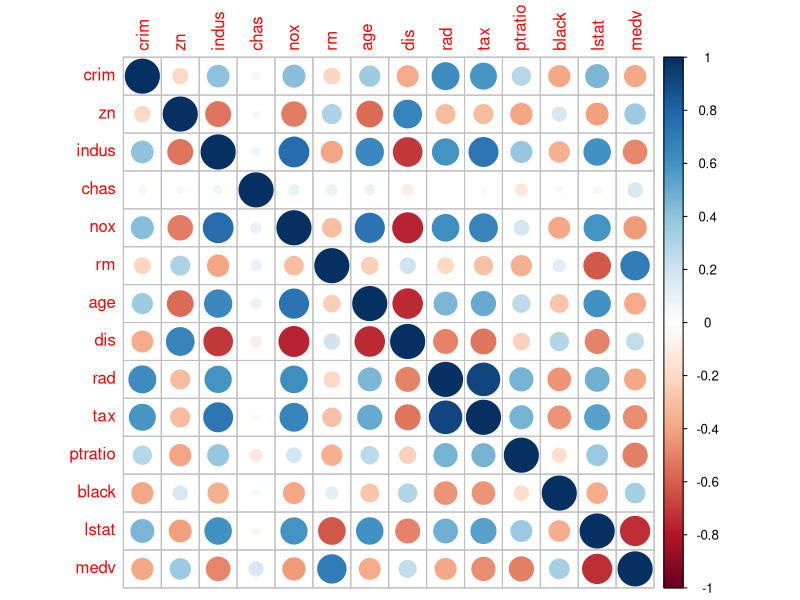
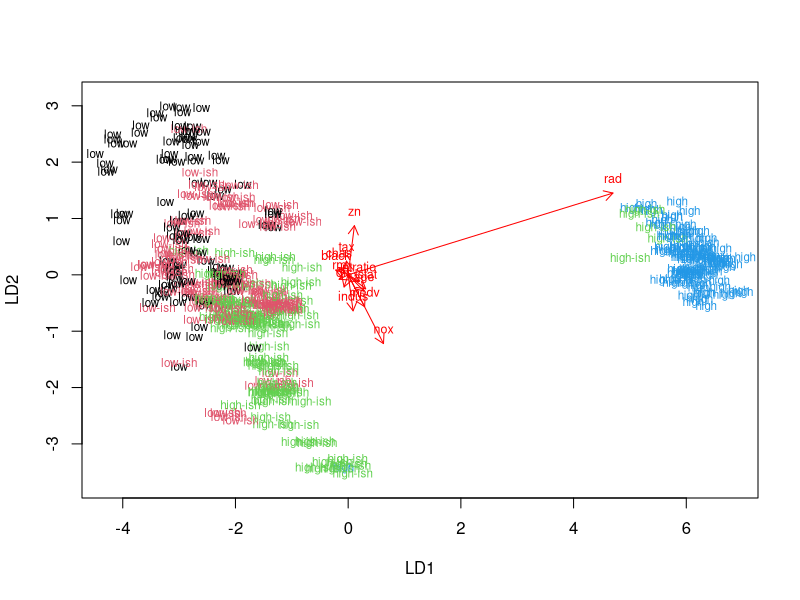
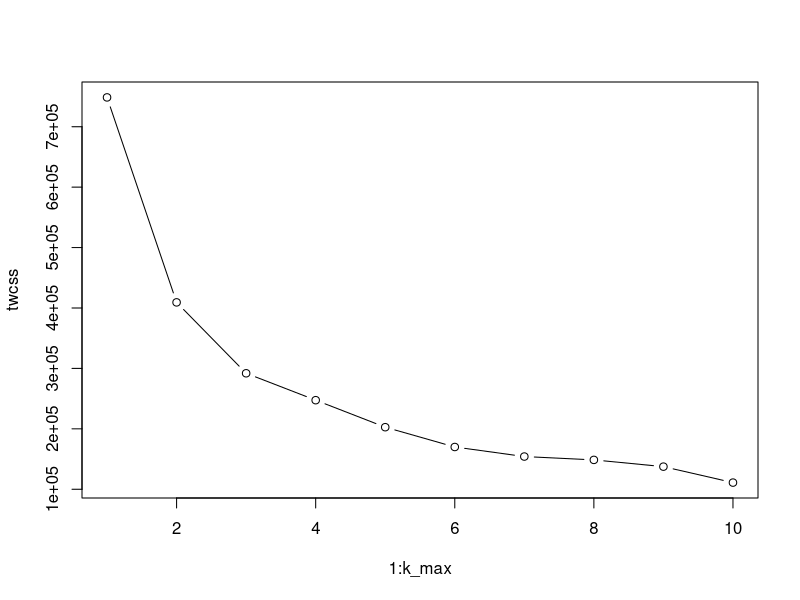
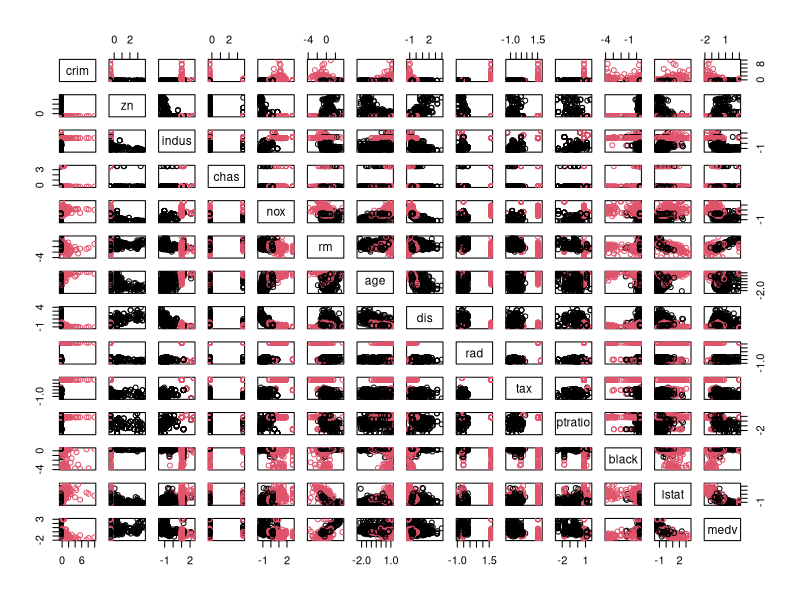

R code for these plots, in order:
## ---- chunk 1
library(MASS)
data("Boston")
str(Boston);View(Boston)
## ---- chunk 2
summary(Boston)
## ---- chunk 3
library("corrplot");library("tidyverse")
(matriisi<-cor(Boston)) %>% corrplot(method="circle")
## ---- chunk 4
Boston.unscaled<-Boston #Backing up the unscaled version
Boston<-scale(Boston)
summary(Boston)
## ---- chunk 5
Boston<-as.data.frame(Boston)
(kvantiilit<-quantile(Boston$crim))
Boston$crime.factor<-cut(Boston$crim, kvantiilit, include.lowest = TRUE, labels=c("low","low-ish","high-ish","high"))
Boston<-Boston[,-1]
## ---- chunk 6
set.seed(10)
TrainingRows<-sample(nrow(Boston),size=nrow(Boston)*.8) #Randomly select 80% of all rows
TrainingSet<-Boston[TrainingRows,] #Create training set
TestingSet<-Boston[-TrainingRows,] #Create testing set
head(TrainingSet)
head(TestingSet)
## ---- chunk 7
(lda.fit<-lda(crime.factor ~ ., data = TrainingSet))
## ---- chunk 8
lda.arrows <- function(x, myscale = 1, arrow_heads = 0.1, color = "red", tex = 0.75, choices = c(1,2)){
  heads <- coef(x)
  arrows(x0 = 0, y0 = 0, 
         x1 = myscale * heads[,choices[1]], 
         y1 = myscale * heads[,choices[2]], col=color, length = arrow_heads)
  text(myscale * heads[,choices], labels = row.names(heads), 
       cex = tex, col=color, pos=3)
}
classes <- as.numeric(TrainingSet$crime.factor)
plot(lda.fit, dimen = 2, col=classes, pch=classes);lda.arrows(lda.fit, myscale = 1.5)
## ---- chunk 9
correct.classes<-TestingSet$crime.factor
TestingSet<-TestingSet[,which(colnames(TestingSet)!="crime.factor")]
## ---- chunk 10
lda.pred <- predict(lda.fit, newdata = TestingSet)
## ---- chunk 11
table(real = correct.classes, predicted = lda.pred$class)
## ---- chunk 12
Boston.adulterated<-Boston #Back up the version in which crime is a factor.
Boston<-as.data.frame(scale(Boston.unscaled)) #Scale the original version of Boston and make sure the result is a data frame:
head(Boston)
## ---- chunk 13
dist_eu<-dist(Boston)
## ---- chunk 14
k_max <- 10;twcss <- sapply(1:k_max, function(k){kmeans(dist_eu, k)$tot.withinss});plot(1:k_max, twcss, type='b')
## ---- chunk 15
km <-kmeans(dist_eu, centers = 2)
pairs(Boston, col = km$cluster)
## ---- chunk 16
km4<-kmeans(dist_eu, centers = 4)
Boston$cluster<-km4$cluster
(ld4.4c<-lda(cluster ~ ., data=Boston))
